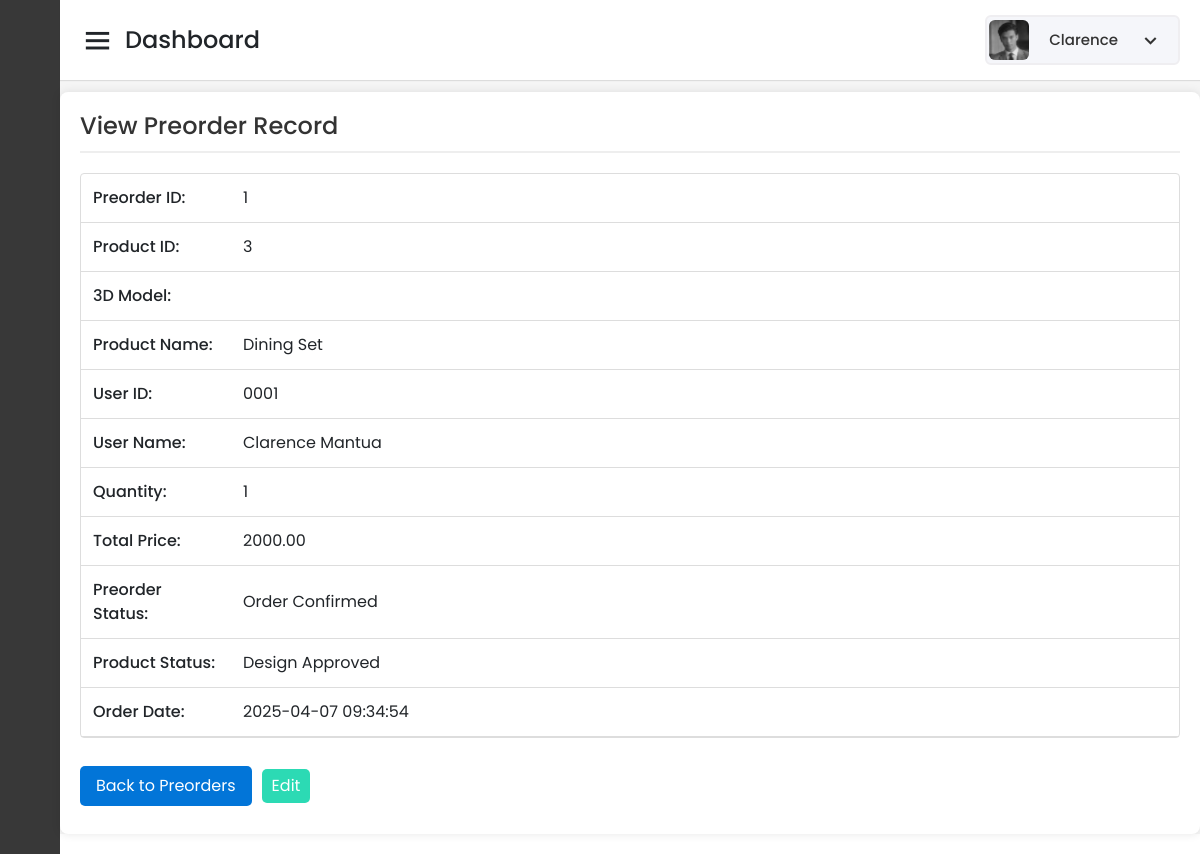
Before: /Capstone_Admin/preorder-prod/read-one-preorder-prod-form.php?id=1 (signed in) with the older database file.
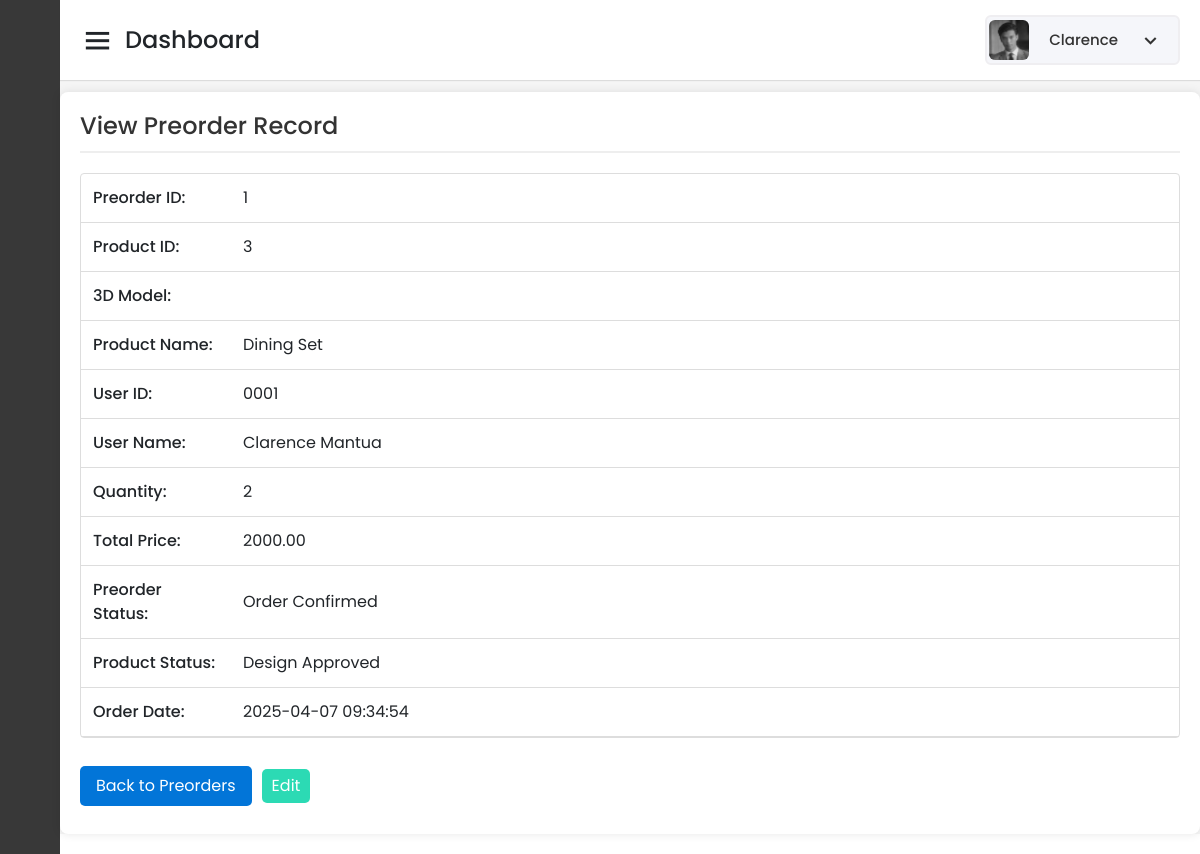
After: the same page with the newer database file.
### tables this page shows
CREATE TABLE `tbl_preorder` (
  `Preorder_ID` int(11) NOT NULL AUTO_INCREMENT,
  `Product_ID` int(11) NOT NULL,
  `User_ID` varchar(150) NOT NULL,
  `Quantity` int(11) NOT NULL,
  `Total_Price` decimal(10,2) NOT NULL,
  `Preorder_Status` int(3) NOT NULL DEFAULT 0,
  `Order_Date` timestamp NOT NULL DEFAULT current_timestamp(),
  `Product_Status` int(3) NOT NULL DEFAULT 0,
  `Progress_Pic_10` varchar(255) DEFAULT NULL,
  `Progress_Pic_20` varchar(255) DEFAULT NULL,
  `Progress_Pic_30` varchar(255) DEFAULT NULL,
  `Progress_Pic_40` varchar(255) DEFAULT NULL,
  `Progress_Pic_50` varchar(255) DEFAULT NULL,
  `Progress_Pic_60` varchar(255) DEFAULT NULL,
  `Progress_Pic_70` varchar(255) DEFAULT NULL,
  `Progress_Pic_80` varchar(255) DEFAULT NULL,
  `Progress_Pic_90` varchar(255) DEFAULT NULL,
  `Progress_Pic_100` varchar(255) DEFAULT NULL,
  `Stop_Reason` varchar(255) DEFAULT NULL,
  PRIMARY KEY (`Preorder_ID`),
  KEY `Product_ID` (`Product_ID`),
  KEY `User_ID` (`User_ID`),
  CONSTRAINT `tbl_preorder_info_ibfk_1` FOREIGN KEY (`Product_ID`) REFERENCES `tbl_prod_info` (`Product_ID`),
  CONSTRAINT `tbl_preorder_info_ibfk_2` FOREIGN KEY (`User_ID`) REFERENCES `tbl_user_info` (`User_ID`)
);

CREATE TABLE `tbl_prod_info` (
  `Product_ID` int(11) NOT NULL AUTO_INCREMENT,
  `Product_Name` varchar(255) NOT NULL,
  `Description` text DEFAULT NULL,
  `Category` varchar(100) DEFAULT NULL,
  `Sizes` varchar(100) DEFAULT NULL,
  `Color` varchar(50) DEFAULT NULL,
  `Stock` varchar(100) DEFAULT NULL,
  `Assembly_Required` varchar(255) DEFAULT NULL,
  `ImageURL` varchar(255) DEFAULT NULL,
  `Price` varchar(255) NOT NULL,
  `Sold` varchar(255) DEFAULT NULL,
  `DateAdded` timestamp NOT NULL DEFAULT current_timestamp(),
  `LastUpdate` timestamp NOT NULL DEFAULT current_timestamp() ON UPDATE current_timestamp(),
  `GLB_File_URL` varchar(255) DEFAULT NULL,
  `product_type` enum('readymade','custom') DEFAULT 'readymade',
  PRIMARY KEY (`Product_ID`)
);

CREATE TABLE `tbl_user_info` (
  `User_ID` varchar(150) NOT NULL,
  `Last_Name` varchar(300) DEFAULT NULL,
  `First_Name` varchar(300) DEFAULT NULL,
  `Middle_Name` varchar(300) DEFAULT NULL,
  `Home_Address` varchar(300) DEFAULT NULL,
  `Email_Address` varchar(300) DEFAULT NULL,
  `Mobile_Number` varchar(300) DEFAULT NULL,
  `Status` varchar(300) DEFAULT NULL,
  `Password` varchar(150) DEFAULT NULL,
  `PicPath` varchar(750) DEFAULT NULL,
  `reset_code` int(11) DEFAULT NULL,
  `reset_code_expiry` datetime DEFAULT NULL,
  PRIMARY KEY (`User_ID`)
);

### Capstone_Admin/preorder-prod/read-one-preorder-prod-form.php (the view, shortened to what the changed rows need)
<?php
include '../config/database.php';
if (isset($_GET['id'])) {
    $preorderID = $_GET['id'];
    try {
        $query = "
            SELECT
                po.*,
                po.Product_Status,  -- Fix: Get Product_Status from tbl_preorder
                p.Product_Name,
                p.GLB_File_URL,
                u.First_Name,
                u.Last_Name
            FROM tbl_preorder po
            JOIN tbl_prod_info p ON po.Product_ID = p.Product_ID
            JOIN tbl_user_info u ON po.User_ID = u.User_ID
            WHERE po.Preorder_ID = :preorderID
        ";
        $stmt = $pdo->prepare($query);
        $stmt->bindParam(':preorderID', $preorderID, PDO::PARAM_INT);
        $stmt->execute();
        $preorder = $stmt->fetch(PDO::FETCH_ASSOC);
        if ($preorder) {
            $productID = htmlspecialchars($preorder['Product_ID']);
            $productName = htmlspecialchars($preorder['Product_Name']);
            $userID = htmlspecialchars($preorder['User_ID']);
            $userName = htmlspecialchars($preorder['First_Name'] . ' ' . $preorder['Last_Name']);
            $quantity = htmlspecialchars($preorder['Quantity']);
            $totalPrice = htmlspecialchars($preorder['Total_Price']);
            $orderDate = htmlspecialchars($preorder['Order_Date']);
        }
         else {
            echo "Preorder not found.";
            exit();
        }
    } catch (PDOException $e) {
        echo "Error: " . $e->getMessage();
        exit();
    }
} else {
    echo "No preorder ID provided.";
    exit();
}
$orderStatusMap = [
    0   => 'Order Received',
    10  => 'Order Confirmed',
    20  => 'Design Finalization',
    30  => 'Material Preparation',
    40  => 'Production Started',
    50  => 'Mid-Production',
    60  => 'Finishing Process',
    70  => 'Quality Check',
    80  => 'Final Assembly',
    90  => 'Ready for Delivery',
    100 => 'Delivered / Completed'
];
$orderStatusText = $orderStatusMap[$preorder['Preorder_Status']] ?? 'Unknown Status';
$productStatusLabels = [
    0   => 'Concept Stage',
    10  => 'Design Approved',
    20  => 'Material Sourcing',
    30  => 'Cutting & Shaping',
    40  => 'Structural Assembly',
    50  => 'Detailing & Refinements',
    60  => 'Sanding & Pre-Finishing',
    70  => 'Varnishing/Painting',
    80  => 'Drying & Curing',
    90  => 'Final Inspection & Packaging',
    100 => 'Completed'
];
$productStatusText = $productStatusLabels[$preorder['Product_Status']] ?? 'Unknown Status';
?>
<!DOCTYPE html>
<html lang="en" dir="ltr">
<head>
    <link href="../static/css/bootstrap.min.css" rel="stylesheet">
    <link href="../static/css-files/dashboard.css" rel="stylesheet">
    <link href="../static/css-files/button.css" rel="stylesheet">
    <link href="../static/css-files/admin_homev2.css" rel="stylesheet">
    <link href="https://unpkg.com/boxicons@2.0.7/css/boxicons.min.css" rel="stylesheet" />
</head>
<body>
    <section class="home-section">
        <br><br><br>
        <div class="container_boxes">
            <form name="frmPreorderRec" method="POST" action="">
                <table>
    <tr>
        <td>Product ID:</td>
        <td><?= $productID ?></td>
    </tr>
    <tr>
        <td>Product Name:</td>
        <td><?= $productName ?></td>
    </tr>
    <tr>
        <td>User ID:</td>
        <td><?= $userID ?></td>
    </tr>
    <tr>
        <td>User Name:</td>
        <td><?= $userName ?></td>
    </tr>
    <tr>
        <td>Quantity:</td>
        <td><?= $quantity ?></td>
    </tr>
    <tr>
        <td>Total Price:</td>
        <td><?= $totalPrice ?></td>
    </tr>
    <tr>
        <td>Preorder Status:</td>
        <td><?= $orderStatusText ?></td>
    </tr>
    <tr>
        <td>Product Status:</td>
        <td><?= $productStatusText ?></td>
    </tr>
    <tr>
        <td>Order Date:</td>
        <td><?= $orderDate ?></td>
    </tr>
</table>
</div>
    </section>
</body>
</html>

Changed rows visible on the page:
changed tbl_preorder "Order Confirmed": Quantity "1" → "2"
